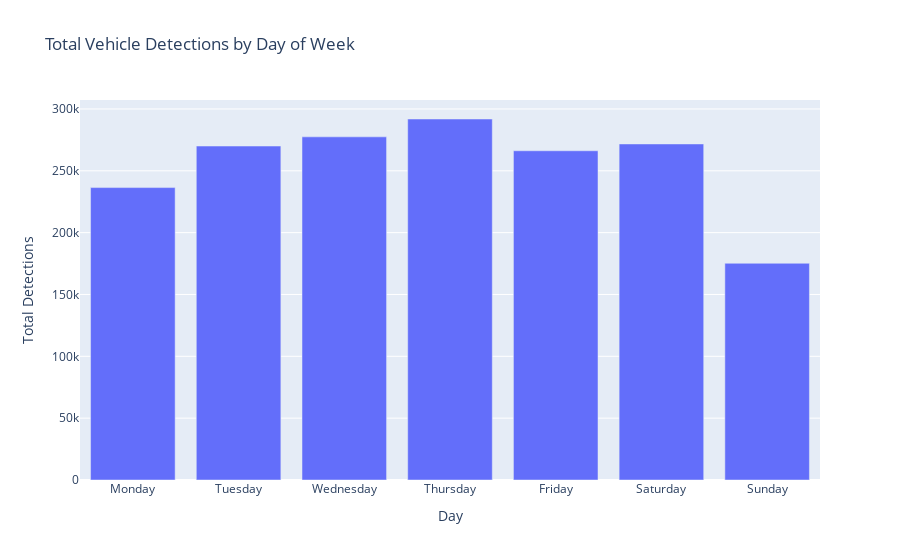

The code cell stored with this chart in its notebook:
### Code cell
# Traffic by day of week
day_order = ['Monday', 'Tuesday', 'Wednesday', 'Thursday', 'Friday', 'Saturday', 'Sunday']

daily_traffic = df.groupby('day_of_week')[detector_cols].sum().sum(axis=1)
daily_traffic = daily_traffic.reindex(day_order)

fig = px.bar(
    x=daily_traffic.index,
    y=daily_traffic.values,
    title='Total Vehicle Detections by Day of Week',
    labels={'x': 'Day', 'y': 'Total Detections'}
)
fig.show()

### Figure 1 — Plotly figure (JSON) as saved in the notebook; plotly's stock layout.template omitted (floating-point values rounded to 4 significant figures)
{"data": [{"hovertemplate": "Day=%{x}<br>Total Detections=%{y}<extra></extra>", "legendgroup": "", "marker": {"color": "#636efa", "pattern": {"shape": ""}}, "name": "", "orientation": "v", "showlegend": false, "textposition": "auto", "type": "bar", "x": ["Monday", "Tuesday", "Wednesday", "Thursday", "Friday", "Saturday", "Sunday"], "xaxis": "x", "y": [236400.0, 270000.0, 277400.0, 291900.0, 266200.0, 271700.0, 175200.0], "yaxis": "y"}], "layout": {"autosize": true, "barmode": "relative", "legend": {"tracegroupgap": 0}, "title": {"text": "Total Vehicle Detections by Day of Week"}, "xaxis": {"anchor": "y", "autorange": true, "domain": [0, 1], "range": [-0.5, 6.5], "title": {"text": "Day"}, "type": "category"}, "yaxis": {"anchor": "x", "autorange": true, "domain": [0, 1], "range": [0, 307200.0], "title": {"text": "Total Detections"}, "type": "linear"}}}
